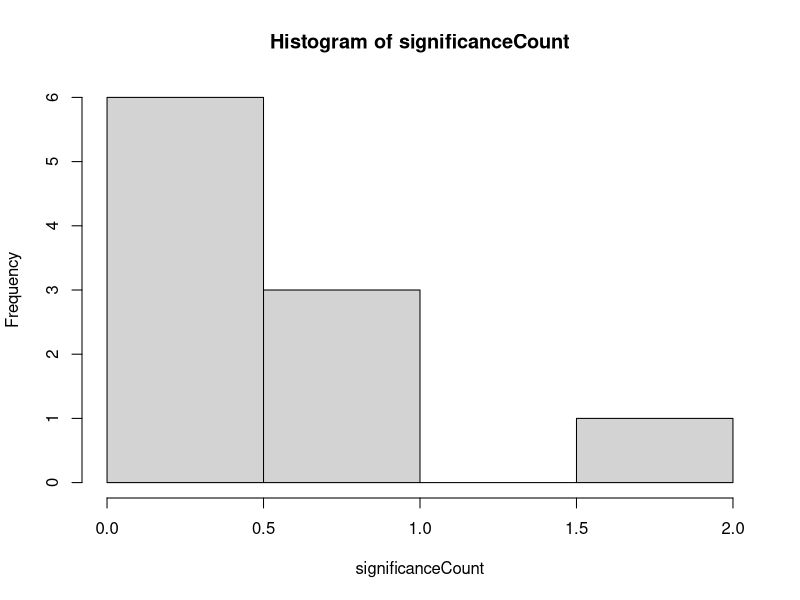

Source code (R): (Note: this script raises an error after producing the figure.)

#####################################

rm(list=ls())
library(lavaan)
library(car)
N = 2000
  
#####################################

# ANOVA

niter = 10
significanceCount = rep(NA,niter)
ms = as.data.frame(matrix(NA, nrow = niter, ncol = 15))

for(i in 1:niter){
  A = rbinom(N,1,.5)
  B = rbinom(N,1,.5)
  C = rbinom(N,1,.5)
  D = rnorm(N,0,1)
  residual = rnorm(N,0,1)
  
  y = 1 + residual
# y = 1 + 0.25*B*C + residual  
  df = data.frame(A,B,C,D,y)
  fit = lm
  
  ps = Anova(aov(y~A*B*C*D,data=df))$"Pr(>F)"
  ps = ps[!is.na(ps)]
  significanceCount[i] = sum(ps<0.05)
  ms[i, 1:length(ps)] = ps
}

head(ms) 
colnames(ms)<-rownames(Anova(aov(y~A*B*C*D,data=df)))[-nrow(Anova(aov(y~A*B*C*D,data=df)))]
hist(significanceCount)
mean(significanceCount>0)
# 1 - 0.95^15 (15 è il numero dei test fatti)

#####################################

# SEM

k = 6
w = 10
loading = 0.7
generate_lavaan_model = function(k, w) {
  model_lines = sapply(1:k, function(f) {
    lhs = paste0("F", f, " =~ ")
    rhs = paste0("F", f, "_item", 1:w, collapse = " + ")
    paste0(lhs, rhs)
  })
  paste(model_lines, collapse = "\n")
}

niter = 1
significanceCount = rep(NA,niter)
ms.sem= as.data.frame(matrix(NA, nrow = niter, ncol = 15))

for(i in 1:niter){
  residual_sd = sqrt(1 - loading^2)
  latent_vars = matrix(rnorm(N * k), nrow = N, ncol = k)
  colnames(latent_vars) = paste0("F", 1:k)
#  latent_vars[, "F3"] = 0 + latent_vars[, "F1"] + rnorm(N, 0, 1)
  observed_list = vector("list", k)
  for (j in 1:k) {
    indicators = matrix(
      loading * latent_vars[, j] + residual_sd * matrix(rnorm(N * w), nrow = N),
      nrow = N, ncol = w
    )
    colnames(indicators) = paste0("F", j, "_item", 1:w)
    observed_list[[j]] = indicators
  }
  df = as.data.frame(do.call(cbind, observed_list))
  
  
  modelM = generate_lavaan_model(k=6,w=10)
  model = paste(modelM,
                "\n
              F6 ~ F1 + F2 + F3 + F4 + F5 \n
              F5 ~ F1 + F2 + F3 + F4 \n
              F4 ~ F1 + F2 + F3 \n
              F3 ~ F1 + F2 \n
              F2 ~ F1")
  fit = sem(model,df)
  pe = summary(fit)$pe
  ps = pe$pvalue[pe$op=="~"]
  significanceCount[i] = sum(ps<0.05)
  print(paste("i:",i))
  print(paste("sign.count:",significanceCount[i]))
}
  
# SEM

k = 6
w = 10
loading = 0.7
generate_lavaan_model = function(k, w) {
  model_lines = sapply(1:k, function(f) {
    lhs = paste0("F", f, " =~ ")
    rhs = paste0("F", f, "_item", 1:w, collapse = " + ")
    paste0(lhs, rhs)
  })
  paste(model_lines, collapse = "\n")
}

niter = 10
significanceCount = rep(NA,niter)
ms.sem= as.data.frame(matrix(NA, nrow = niter, ncol = 15))

for(i in 1:niter){
  residual_sd = sqrt(1 - loading^2)
  latent_vars = matrix(rnorm(N * k), nrow = N, ncol = k)
  colnames(latent_vars) = paste0("F", 1:k)
#  latent_vars[, "F3"] = 0 + latent_vars[, "F1"] + rnorm(N, 0, 1)
  observed_list = vector("list", k)
  for (j in 1:k) {
    indicators = matrix(
      loading * latent_vars[, j] + residual_sd * matrix(rnorm(N * w), nrow = N),
      nrow = N, ncol = w
    )
    colnames(indicators) = paste0("F", j, "_item", 1:w)
    observed_list[[j]] = indicators
  }
  df = as.data.frame(do.call(cbind, observed_list))
  
  
  modelM = generate_lavaan_model(k=6,w=10)
  model = paste(modelM,
                "\n
              F6 ~ F1 + F2 + F3 + F4 + F5 \n
              F5 ~ F1 + F2 + F3 + F4 \n
              F4 ~ F1 + F2 + F3 \n
              F3 ~ F1 + F2 \n
              F2 ~ F1")
  fit = sem(model,df)
  pe = summary(fit)$pe
  ps = pe$pvalue[pe$op=="~"]
  significanceCount[i] = sum(ps<0.05)
#  print(paste("i:",i))
#  print(paste("sign.count:",significanceCount[i]))
  ms.sem[i, 1:length(ps)] = ps
} 


colnames(ms.sem) = paste(pe$lhs[pe$op == "~"], pe$op[pe$op == "~"], pe$rhs[pe$op == "~"])
head(ms.sem)

#####################################
